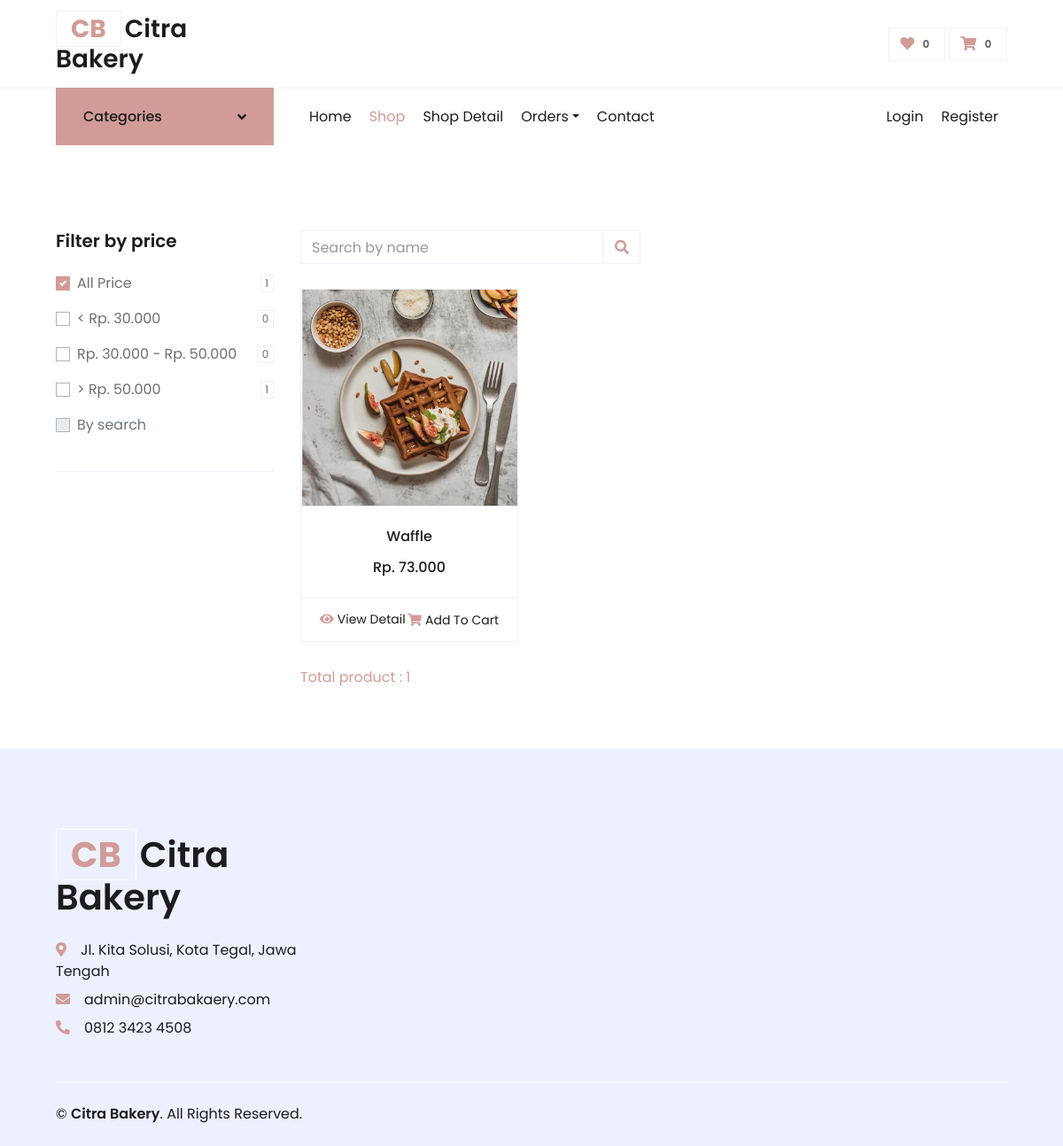
Page /shop/4 on the committed database.
### tables this page shows
CREATE TABLE `menu` (
  `id` int(11) NOT NULL,
  `kategori_id` int(11) NOT NULL,
  `nama_menu` varchar(100) NOT NULL,
  `deskripsi` text DEFAULT NULL,
  `harga` int(11) NOT NULL,
  `stok` int(7) NOT NULL DEFAULT 0,
  `createdAt` timestamp NOT NULL DEFAULT current_timestamp(),
  `updatedAt` timestamp NULL DEFAULT NULL ON UPDATE current_timestamp()
);

CREATE TABLE `gambar` (
  `id` int(11) NOT NULL,
  `idMenu` int(11) NOT NULL,
  `gambar` text NOT NULL,
  `createdAt` timestamp NOT NULL DEFAULT current_timestamp(),
  `updatedAt` timestamp NULL DEFAULT NULL ON UPDATE current_timestamp()
);

### application/controllers/Frontend.php (called while the page is built, shortened)
<?php
class Frontend extends CI_Controller
{
    public function __construct()
    {
        $this->load->model('M_Front', 'front');
    }
    public function shop($id = null, $filter = null, $page = null)
    {
        $like = null;
        if ($filter == 1) {
            $filter = 1;
            $where = [
                'kategori_id' => $id
            ];
        } elseif ($filter == 2) {
            $where = [
                'kategori_id' => $id,
                'harga <'     => 30000
            ];
        } elseif ($filter == 3) {
            $where = [
                'kategori_id' => $id,
                'harga >='    => 30000,
                'harga <='    => 50000
            ];
        } elseif ($filter == 4) {
            $where = [
                'kategori_id' => $id,
                'harga >'     => 50000
            ];
        } else {
            if ($filter != null) {
                $where = [
                    'kategori_id' => $id
                ];
                $like = $filter;
            } else {
                $filter = 1;
                $where = [
                    'kategori_id' => $id
                ];
            }
        }
        $countProductByPrice = [
            1 => $this->front->getCountProduct([
                'kategori_id' => $id
            ]),
            2 => $this->front->getCountProduct([
                'kategori_id' => $id,
                'harga <'     => 30000
            ]),
            3 => $this->front->getCountProduct([
                'kategori_id' => $id,
                'harga >='    => 30000,
                'harga <='    => 50000
            ]),
            4 => $this->front->getCountProduct([
                'kategori_id' => $id,
                'harga >'     => 50000
            ]),
        ];
        $per_page = 6;
        $products = $this->front->getProductsShop($where, $per_page, $this->_paging_offset($page, $per_page), $like);
        $total_rows = $this->front->getCountProduct($where, $like);
        $data = [
            'title'        => 'Shop | Citra Bakery',
            'page'         => 'frontend/shop',
            'kategori'     => $this->front->getKategori(),
            'products'     => $products,
            'kategori_ini' => $id,
            'filter'       => $filter,
            'countProduct' => $countProductByPrice,
            'paging'       => $this->_paging(base_url('shop/') . $id . '/' . $filter, $total_rows, $per_page),
            'total_rows'   => $total_rows
        ];
        $this->load->view('frontend/index', $data);
    }
    private function _paging_offset($page, $limit)
    {
        if ($page > 1) {
            $offset = ($page - 1) * $limit;
        } else {
            $offset = $page;
        }
        return $offset;
    }
    private function _paging_tag()
    {
        $config['full_tag_open']    = "<ul class='pagination justify-content-center mb-3 my-auto'>";
        $config['full_tag_close']   = "</ul>";
        $config['first_tag_open']   = "<li class='page-link'>";
        $config['first_tag_close']  = "</li>";
        $config['next_tag_open']    = "<li class='page-link'>";
        $config['next_tag_close']   = "</li>";
        $config['cur_tag_open']     = "<li class='page-link active bg-primary text-white'><a>";
        $config['cur_tag_close']    = "</a></li>";
        $config['num_tag_open']     = "<li class='page-link'>";
        $config['num_tag_close']    = "</li>";
        $config['prev_tag_open']    = "<li class='page-link'>";
        $config['prev_tag_close']   = "</li>";
        $config['last_tag_open']    = "<li class='page-link'>";
        $config['last_tag_close']   = "</li>";
        $config['first_link']       = "First";
        $config['last_link']        = "Last";
        $config['next_link']        = "&raquo;";
        $config['prev_link']        = "&laquo;";
        return $config;
    }
    private function _paging($base_url, $total_rows, $per_page)
    {
        $this->load->library('pagination');
        $config                             = $this->_paging_tag();
        $config['base_url']                 = $base_url;
        $config['total_rows']               = $total_rows;
        $config['per_page']                 = $per_page;
        $config['use_page_numbers']         = TRUE;
        $config['reuse_query_string']       = TRUE;
        $this->pagination->initialize($config);
        return $this->pagination->create_links();
    }
}

### index.php (called while the page is built, shortened)
<?php
require_once BASEPATH.'core/CodeIgniter.php';

### application/models/M_Front.php (called while the page is built, shortened)
<?php
class M_Front extends CI_Model
{
	public function getKategori()
	{
		$this->db->order_by('kategori', 'asc');
		return $this->db->get('kategori')->result();
	}
	public function getProductsShop($where, $limit = null, $offset = null, $like = null)
	{
		$this->db->where($where);
		$this->db->like('nama_menu', $like);
		return $this->db->get('menu', $limit, $offset)->result();
	}
	public function getCountProduct($where, $like = null)
	{
		$this->db->where($where);
		$this->db->like('nama_menu', $like);
		return $this->db->get('menu')->num_rows();
	}
}

### application/helpers/menu_helper.php (called while the page is built, shortened)
<?php
function gambar($idMenu)
{
	$CI = &get_instance();
	$CI->db->where('idMenu', $idMenu);
	$CI->db->order_by('gambar', 'RANDOM');
	$data = $CI->db->get('gambar')->row();
	return $data->gambar;
}

### application/views/frontend/index.php (the view, shortened to what this page needs)
<!DOCTYPE html>
<html lang="en">
<head>
    <link href="https://cdnjs.cloudflare.com/ajax/libs/font-awesome/5.10.0/css/all.min.css" rel="stylesheet">
    <link href="<?= base_url(); ?>/assets/frontend/lib/owlcarousel/assets/owl.carousel.min.css" rel="stylesheet">
    <link href="<?= base_url(); ?>/assets/frontend/css/style.css" rel="stylesheet">
    <link rel="stylesheet" href="<?= base_url(); ?>assets/plugins/toastr/toastr.min.css">
</head>
<body>
    <div class="container-fluid">
        <div class="row align-items-center py-3 px-xl-5">
            <div class="col-lg-3 d-none d-lg-block">
                <a href="" class="text-decoration-none">
                    <h3 class="m-0 display-5 font-weight-semi-bold"><span class="text-primary font-weight-bold border px-3 mr-1">CB</span>Citra Bakery</h3>
                </a>
            </div>
            <div class="col-lg-9 col-12 text-right">
                <a href="<?= base_url('orders'); ?>" class="btn border">
                    <i class="fas fa-heart text-primary"></i>
                    <span class="badge"><?= ($this->dt_user) ? $this->orders : 0; ?></span>
                </a>
                <a href="<?= base_url('cart'); ?>" class="btn border">
                    <i class="fas fa-shopping-cart text-primary"></i>
                    <span class="badge"><?= ($this->dt_user) ? $this->cart : 0; ?></span>
                </a>
            </div>
        </div>
    </div>
    <div class="container-fluid mb-5">
        <div class="row border-top px-xl-5">
            <div class="col-lg-3 d-none d-lg-block">
                <a class="btn shadow-none d-flex align-items-center justify-content-between bg-primary text-white w-100" data-toggle="collapse" href="#navbar-vertical" style="height: 65px; margin-top: -1px; padding: 0 30px;">
                    <h6 class="m-0">Categories</h6>
                    <i class="fa fa-angle-down text-dark"></i>
                </a>
            </div>
            <div class="col-lg-9">
                <nav class="navbar navbar-expand-lg bg-light navbar-light py-3 py-lg-0 px-0">
                    <div class="collapse navbar-collapse justify-content-between" id="navbarCollapse">
                        <div class="navbar-nav mr-auto py-0">
                            <a href="<?= base_url(); ?>" class="nav-item nav-link <?= ($this->u1 == 'home') ? 'active' : ''; ?>">Home</a>
                            <a href="<?= base_url('shop'); ?>" class="nav-item nav-link <?= ($this->u1 == 'shop') ? 'active' : ''; ?>">Shop</a>
                            <a href="javascript:void(0)" class="nav-item nav-link <?= ($this->u1 == 'detail') ? 'active' : ''; ?>">Shop Detail</a>
                            <div class="nav-item dropdown">
                                <a href="javascript:void(0)" class="nav-link dropdown-toggle <?= ($this->u1 == 'cart' || $this->u1 == 'checkout' || $this->u1 == 'order') ? 'active' : ''; ?>" data-toggle="dropdown">Orders</a>
                            </div>
                            <a href="<?= base_url('contact'); ?>" class="nav-item nav-link <?= ($this->u1 == 'contact') ? 'active' : ''; ?>">Contact</a>
                        </div>
                        <div class="navbar-nav ml-auto py-0">
                            <?php if ($this->dt_user == null) : ?>
                                <a href="<?= base_url('auth'); ?>" class="nav-item nav-link">Login</a>
                                <a href="<?= base_url('auth/registrasi'); ?>" class="nav-item nav-link">Register</a>
                            <?php else : ?>
                                <a href="<?= base_url('auth/logout'); ?>" class="nav-item nav-link">Logout</a>
                            <?php endif; ?>
                        </div>
                    </div>
                </nav>
            </div>
        </div>
    </div>
    <?php $this->load->view($page); ?>
    <div class="container-fluid bg-secondary text-dark mt-5 pt-5">
        <div class="row px-xl-5 pt-5">
            <div class="col-lg-4 col-md-12 mb-5 pr-3 pr-xl-5">
                <a href="" class="text-decoration-none">
                    <h1 class="mb-4 display-5 font-weight-semi-bold"><span class="text-primary font-weight-bold border border-white px-3 mr-1">CB</span>Citra Bakery</h1>
                </a>
                <p class="mb-2"><i class="fa fa-map-marker-alt text-primary mr-3"></i>Jl. Kita Solusi, Kota Tegal, Jawa Tengah</p>
                <p class="mb-2"><i class="fa fa-envelope text-primary mr-3"></i>admin@citrabakaery.com</p>
                <p class="mb-0"><i class="fa fa-phone-alt text-primary mr-3"></i>0812 3423 4508</p>
            </div>
        </div>
        <div class="row border-top border-light mx-xl-5 py-4">
            <div class="col-md-6 px-xl-0">
                <p class="mb-md-0 text-center text-md-left text-dark">
                    &copy; <a class="text-dark font-weight-semi-bold" href="#">Citra Bakery</a>. All Rights Reserved.
                </p>
            </div>
        </div>
    </div>
</body>
</html>

### application/views/frontend/shop.php (shortened to what this page needs)
<div class="container-fluid pt-5">
	<div class="row px-xl-5">
		<div class="col-lg-3 col-md-12">
			<div class="border-bottom mb-4 pb-4">
				<h5 class="font-weight-semi-bold mb-4">Filter by price</h5>
				<form>
					<div class="custom-control custom-checkbox d-flex align-items-center justify-content-between mb-3">
						<label class="custom-control-label" for="price-1">All Price</label>
						<span class="badge border font-weight-normal"><?= $countProduct[1]; ?></span>
					</div>
					<div class="custom-control custom-checkbox d-flex align-items-center justify-content-between mb-3">
						<label class="custom-control-label" for="price-2">
							< Rp. 30.000</label>
								<span class="badge border font-weight-normal"><?= $countProduct[2]; ?></span>
					</div>
					<div class="custom-control custom-checkbox d-flex align-items-center justify-content-between mb-3">
						<label class="custom-control-label" for="price-3">Rp. 30.000 - Rp. 50.000</label>
						<span class="badge border font-weight-normal"><?= $countProduct[3]; ?></span>
					</div>
					<div class="custom-control custom-checkbox d-flex align-items-center justify-content-between mb-3">
						<label class="custom-control-label" for="price-4">> Rp. 50.000</label>
						<span class="badge border font-weight-normal"><?= $countProduct[4]; ?></span>
					</div>
					<div class="custom-control custom-checkbox d-flex align-items-center justify-content-between mb-3">
						<label class="custom-control-label" for="by-search">By search</label>
					</div>
				</form>
			</div>
		</div>
		<div class="col-lg-9 col-md-12">
			<div class="row pb-3">
				<div class="col-12 pb-1">
					<div class="row">
						<div class="col-6">
							<div class="d-flex align-items-center justify-content-between mb-4">
								<div class="input-group">
									<input type="text" class="form-control" placeholder="Search by name" id="input-search" value="<?= ($filter != 1 && $filter != 2 && $filter != 3 && $filter != 4) ? $filter : ''; ?>" autocomplete="off">
									<div class="input-group-append">
										<span class="input-group-text bg-transparent text-primary" id="btn-search">
											<i class="fa fa-search"></i>
										</span>
									</div>
								</div>
							</div>
						</div>
					</div>
				</div>
				<?php foreach ($products as $product) : ?>
					<div class="col-lg-4 col-md-6 col-sm-12 pb-1">
						<div class="card product-item border-0 mb-4">
							<div class="card-header product-img position-relative overflow-hidden bg-transparent border p-0">
								<img class="img-fluid w-100" src="<?= base_url('upload/gambar/' . gambar($product->id)); ?>" alt="<?= $product->nama_menu; ?>">
							</div>
							<div class="card-body border-left border-right text-center p-0 pt-4 pb-3">
								<h6 class="text-truncate mb-3"><?= $product->nama_menu; ?></h6>
								<div class="d-flex justify-content-center">
									<h6><?= 'Rp. ' . number_format($product->harga, 0, ',', '.'); ?></h6>
								</div>
							</div>
							<div class="card-footer d-flex justify-content-between bg-light border">
								<a href="<?= base_url('detail/' . $product->id); ?>" class="btn btn-sm text-dark p-0"><i class="fas fa-eye text-primary mr-1"></i>View Detail</a>
								<?php if ($product->stok > 0) : ?>
									<form action="<?= base_url('addToCart'); ?>" method="POST">
										<button type="submit" class="btn btn-sm text-dark p-0"><i class="fas fa-shopping-cart text-primary mr-1"></i>Add To Cart</button>
									</form>
								<?php else : ?>
									<a href="javascript:void(0)" class="btn btn-sm text-muted p-0" data-toggle="tooltip" title="Sold Out"><i class="fas fa-shopping-cart text-muted mr-1"></i><del>Add To Cart</del></a>
								<?php endif; ?>
							</div>
						</div>
					</div>
				<?php endforeach; ?>
				<div class="col-12 pb-1 d-flex justify-content-between">
					<div class="text-primary my-auto">
						<?= 'Total product : ' . $total_rows; ?>
					</div>
				</div>
			</div>
		</div>
	</div>
</div>

### rows in the picture
menu: id.gambar (picture), nama_menu "Waffle", harga "73.000"

### other values in the picture
$countProduct[1] "1"
$countProduct[2] "0"
$countProduct[3] "0"
$countProduct[4] "1"
$total_rows "1"
